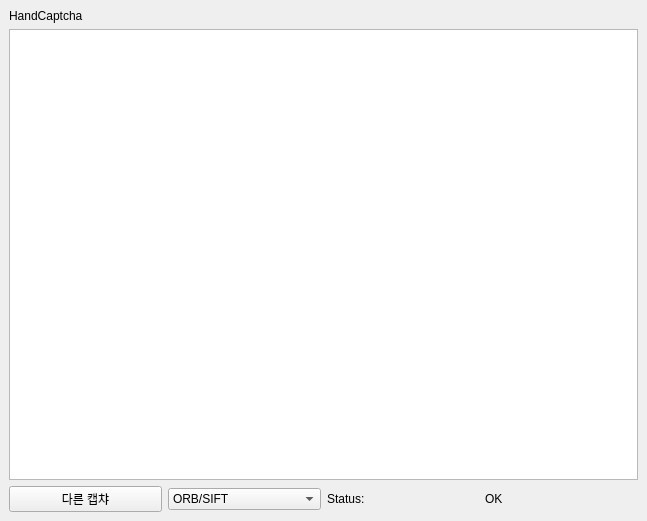
<?xml version="1.0" encoding="UTF-8"?>
<ui version="4.0">
 <class>MainWindow</class>
 <widget class="QMainWindow" name="MainWindow">
  <property name="geometry">
   <rect>
    <x>0</x>
    <y>0</y>
    <width>647</width>
    <height>521</height>
   </rect>
  </property>
  <property name="minimumSize">
   <size>
    <width>647</width>
    <height>521</height>
   </size>
  </property>
  <property name="maximumSize">
   <size>
    <width>647</width>
    <height>521</height>
   </size>
  </property>
  <property name="windowTitle">
   <string>MainWindow</string>
  </property>
  <widget class="QWidget" name="centralwidget">
   <layout class="QVBoxLayout" name="verticalLayout">
    <item>
     <widget class="QLabel" name="label">
      <property name="text">
       <string>HandCaptcha</string>
      </property>
     </widget>
    </item>
    <item>
     <widget class="QGraphicsView" name="graphicsView"/>
    </item>
    <item>
     <layout class="QHBoxLayout" name="horizontalLayout">
      <item>
       <widget class="QPushButton" name="pushButton_2">
        <property name="text">
         <string>다른 캡챠</string>
        </property>
       </widget>
      </item>
      <item>
       <widget class="QComboBox" name="verificationCombo">
        <property name="toolTip">
         <string>캡챠 자동 풀이 검증 방식. 다음 문제 생성부터 적용됩니다.</string>
        </property>
        <item><property name="text"><string>ORB/SIFT</string></property></item>
        <item><property name="text"><string>ORB</string></property></item>
        <item><property name="text"><string>SIFT</string></property></item>
        <item><property name="text"><string>OWLv2</string></property></item>
       </widget>
      </item>
      <item>
       <widget class="QLabel" name="label_2">
        <property name="text">
         <string>Status:</string>
        </property>
       </widget>
      </item>
      <item>
       <widget class="QLabel" name="label_3">
        <property name="text">
         <string>OK</string>
        </property>
       </widget>
      </item>
     </layout>
    </item>
   </layout>
  </widget>
 </widget>
 <resources/>
 <connections/>
</ui>
